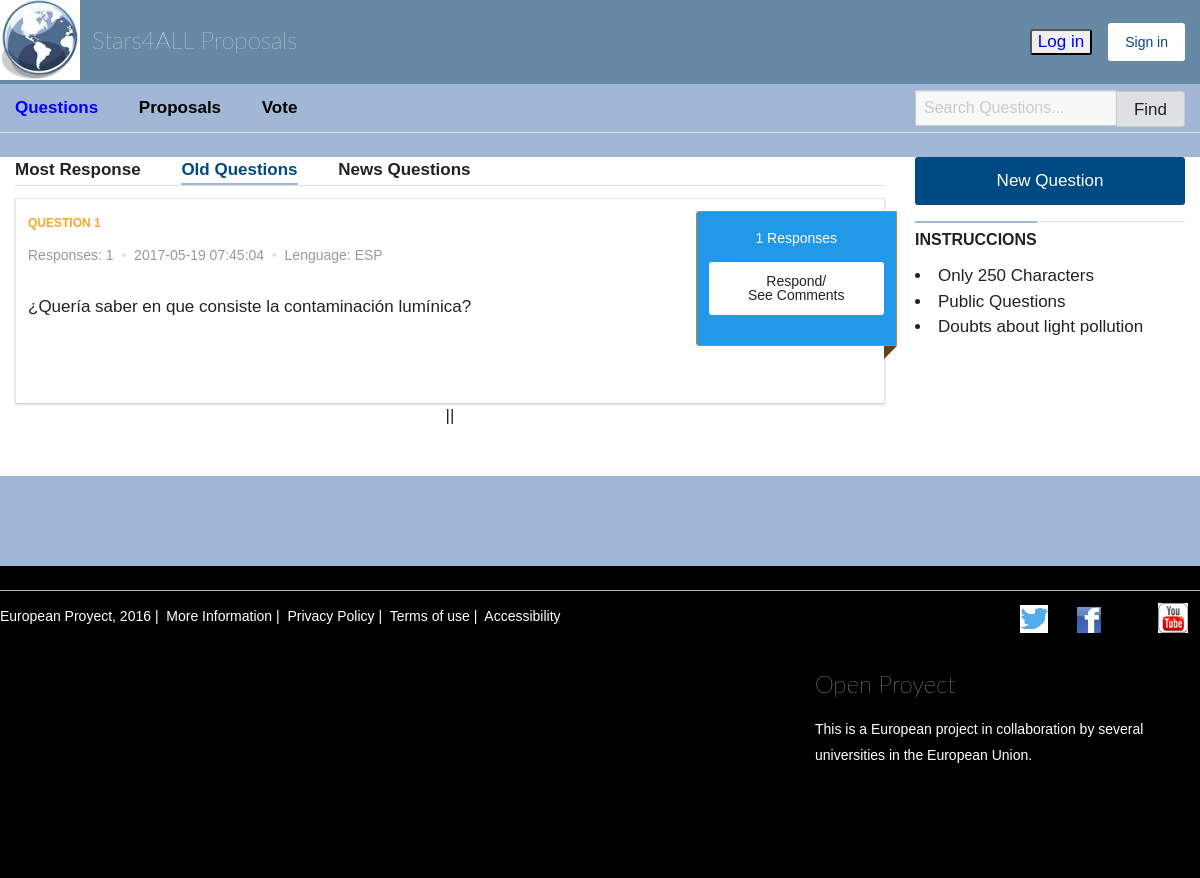
/DebatesTopOld.php, run on the app's committed database.
### tables this page shows
CREATE TABLE `preguntas` (
  `Id_Pregunta` int(11) NOT NULL,
  `Cuerpo_Pregunta` varchar(250) NOT NULL,
  `Idioma` char(3) NOT NULL,
  `N_Respuestas` int(11) NOT NULL DEFAULT '0',
  `Fecha_Creacion` timestamp NOT NULL DEFAULT CURRENT_TIMESTAMP
);

### DebatesTopOld.php (the view, shortened to what this page needs)
<?php
$cantidad_resultados_por_pagina = 10;
if (isset($_GET["pagina"])) {
	if (is_string($_GET["pagina"])) {
		 if (is_numeric($_GET["pagina"])) {
			 if ($_GET["pagina"] == 1) {
				 header("Location: Debates.php");
				 die();
			 } else {
				 $pagina = $_GET["pagina"];
			};
		 } else {
			 header("Location: Debates.php");
			die();
		 };
	};
} else {
	$pagina = 1;
};
$empezar_desde = ($pagina-1) * $cantidad_resultados_por_pagina;
?>
<!DOCTYPE html>
<html lang="es" data-current-user-id="" class="turbolinks-progress-bar"><head><meta http-equiv="Content-Type" content="text/html; charset=UTF-8">
    <link rel="stylesheet" media="screen" href="./css/application-53523c481b0762fedc07b8a19a71a8c4f5c06ebe0617a04e0a8b14e6861d4d2b.css">
</head>
  <body>
    <div class="wrapper">
      <header >
 <div class="row">
    <div class="top-bar">
      <div id="responsive-menu">
        <div class="top-bar-title">
          <a class="hide-for-small-only" accesskey="/" href="./Main.php">
            <img class="hide-for-small-only float-left" src="./css/logo_header-7ffa742c7ffca6e7c1090ee66359b54816619563ddb615f4eaec882e9e1026ea.png" width="80" height="80">
               Stars4ALL Proposals
</a>        </div>
        <div class="top-bar-right">
          <ul class="menu">
  <li>
    <form <?php if ($_SESSION['login']==1){ echo 'style="display:none;"'; } ?> method="post" action="./Main.php" >
	<input style="color:blue;" type="submit" name="commit1" value="Log in">
	</form>
  </li>
  <li>
    <a <?php if ($_SESSION['login']==1){ echo 'style="display:none;"'; } ?> class="button" href="./Registrarse.php">Sign in</a>
  </li>
          </ul>
        </div>
      </div>
    </div>
  </div>
  <div class="subnavigation expanded">
    <div class="row">
      <div class="hide-for-small-only">
        <div class="small-12 medium-9 column">
  <ul>
      <li>
        <a accesskey="d" style="color:blue" href="./Debates.php">Questions</a>
      </li>
    <li>
      <a accesskey="p" style="color:black" href="./PropuestasCiudadanas.php">Proposals</a>
    </li>
    <li>
      <a accesskey="v" style="color:black" href="./PropuestasCiudadanasV.php">Vote</a>
    </li>
  </ul>
</div>
        <div class="small-12 medium-3 column">
            <div id="search_form" class="search-form-header">
  <form action="./QuestBusc.php" accept-charset="UTF-8" method="post"><input name="utf8" type="hidden" value="✓">
    <div class="input-group">
      <input type="text" name="search" placeholder="Search Questions..." class="input-group-field" value="">
      <div class="input-group-button">
        <button type="submit" class="button" title="Buscar">
          Find
        </button>
      </div>
    </div>
</form></div>
        </div>
      </div>
    </div>
  </div>
</header>
<main>
  <div class="wrap row">
    <div id="proposals" class="proposals-list small-12 medium-9 column">
      <section class="submenu">
    <a class="" href="./Debates.php">Most Response</a>
    <a class="active" href="./DebatesTopOld.php">Old Questions</a>
    <a class="" href="./DebatesTopNew.php">News Questions</a>
</section>
  <div id="proposals-list">
  <?php
$obtener_todo_BD = "SELECT * FROM preguntas";
$consulta_todo = mysql_query($obtener_todo_BD);
$total_registros = mysql_num_rows($consulta_todo);
$consulta_resultados = mysql_query("
SELECT Id_Pregunta,Cuerpo_Pregunta,Idioma,N_Respuestas,Fecha_Creacion
FROM preguntas ORDER BY Fecha_Creacion ASC
LIMIT $empezar_desde, $cantidad_resultados_por_pagina");
?>
<?php while($datos = mysql_fetch_array($consulta_resultados)){
	$variable1=$datos['Cuerpo_Pregunta'];
	$variable2=$datos['Id_Pregunta'];
	$variable3=$datos['Idioma'];
	$variable4=$datos['Fecha_Creacion'];
	$variable5=$datos['N_Respuestas'];?>
<div id="proposal_13745" class="proposal clear " data-type="proposal">
  <div class="panel">
    <div class="row">
      <div class="small-12 medium-9 column">
        <div class="proposal-content">
            <span class="label-proposal float-left">Question <?php echo $variable2 ?></span>
            <br>
			<p class="proposal-info">
              <span>Responses: <?php echo $variable5; ?></span>
              <span class="bullet">&nbsp;•&nbsp;</span>
              <?php echo $variable4; ?>
				<span class="bullet">&nbsp;•&nbsp;</span>
                <span class="idioma">
                  Lenguage: <?php echo $variable3; ?>
                </span>
            </p>
			<br>
            <div class="proposal-description">
              <p><?php echo $variable1 ?></p>
              <div class="truncate"></div>
            </div>
        </div>
      </div>
      <div id="proposal_13745_votes" class="small-12 medium-3 column">
          <div class="text-center">
            <div class="supports">
  <div  class="in-favor">
  <span class="total-supports">
      <?php echo $variable5;?> Responses
    </span>
      <a class="button button-support small expanded" title="Responder esta pregunta" data-remote="true" href="./VerPreg.php?variable1=<?php echo $variable1 ?>&variable2=<?php echo $variable2 ?>">
	  Respond/<br>
	  See Comments
</a>
</div>
</div>
          </div>
      </div>
    </div>
  </div>
</div>
<?php
};
?>
<div class="pagination-centered">
    <nav>
<?php
if ($total_registros<>0) {
echo "<li style='list-style:none;text-align: center;' center;=''>";
echo "||";
echo "</li>";
} ?>
    </nav>
  </div>
      </div>
    </div>
    <div class="small-12 medium-3 column">
      <aside class="margin-bottom">
        <a class="button expanded" href="./CrearQuest.php">New Question</a>
            <div id="tag-cloud" class="tag-cloud">
  <div class="sidebar-divider"></div>
  <h3 class="sidebar-title">Instruccions</h3>
  <br>
  <li>Only 250 Characters</li>
  <li>Public Questions</li>
  <li>Doubts about light pollution</li>
      </aside>
    </div>
  </div>
</main>
      <div class="push"></div>
    </div>
    <div class="footer">
      <footer>
	<div class="row">
  <div class="subfooter row">
    <div class="small-12 medium-8 column">
      <p>
        European Proyect, 2016&nbsp;|&nbsp;
        <a target="_blank" href="./Construccion.html">More Information</a>&nbsp;|&nbsp;
        <a target="_blank" href="./Construccion.html">Privacy Policy</a>&nbsp;|&nbsp;
        <a target="_blank" href="./CondicionesUSO.html">Terms of use</a>&nbsp;|&nbsp;
        <a target="_blank" href="./Construccion.html">Accessibility</a>
      </p>
    </div>
    <div class="small-12 medium-4 column social">
      <div class="text-right">
        <ul>
            <li class="inline-block">
              <a target="_blank" title="Twitter (se abre en ventana nueva)" href="https://twitter.com/stars4all_es">
                <span class="icon-twitter" aria-hidden="true"></span>
</a>            </li>
            <li class="inline-block">
              <a target="_blank" title="Facebook (se abre en ventana nueva)" href="https://es-la.facebook.com/stars4all/?ref=page_internal">
                <span class="icon-facebook" aria-hidden="true"></span>
</a>            </li>
            <li class="inline-block">
            </li>
            <li class="inline-block">
              <a target="_blank" title="YouTube (se abre en ventana nueva)" href="https://www.youtube.com/.../UCIYulJmvihMGfRB2SsUkDpQ">
                <span class="icon-youtube" aria-hidden="true"></span>
</a>            </li>
        </ul>
      </div>
    </div>
  </div>
      <div class="small-12 large-4 column">
      <h1 class="logo">
        <a href="./Main.php">Open Proyect</a>
      </h1>
      <p class="info">
	  This is a European project in collaboration by several universities in the European Union.
      </p>
    </div>
</footer>
    </div>
</body></html>

### data on the page
preguntas: Id_Pregunta "1", N_Respuestas "1", Fecha_Creacion "2017-05-19 07:45:04", Idioma "ESP", Cuerpo_Pregunta "¿Quería saber en que consiste la contaminación lumínica?"
